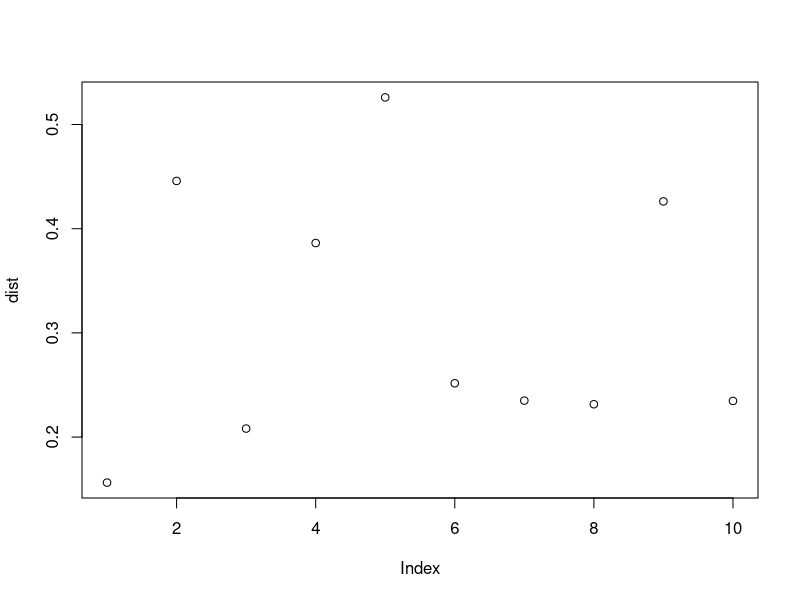
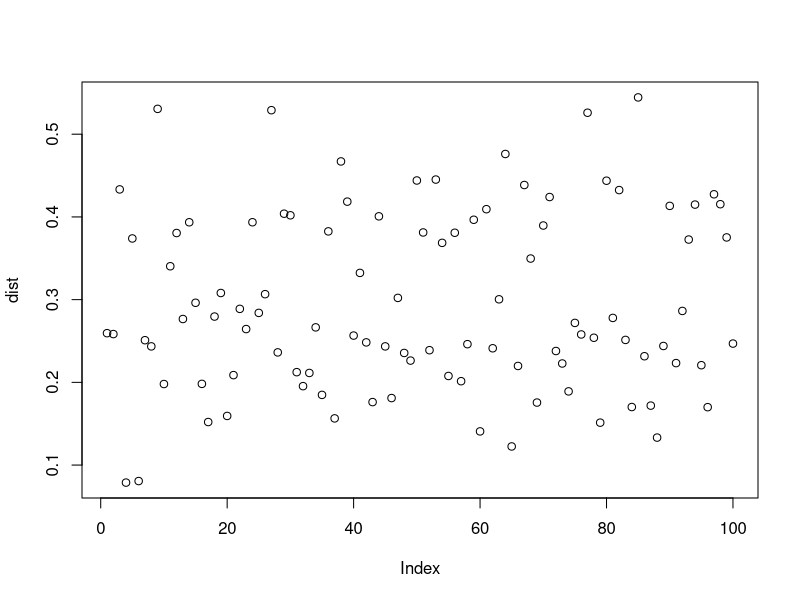
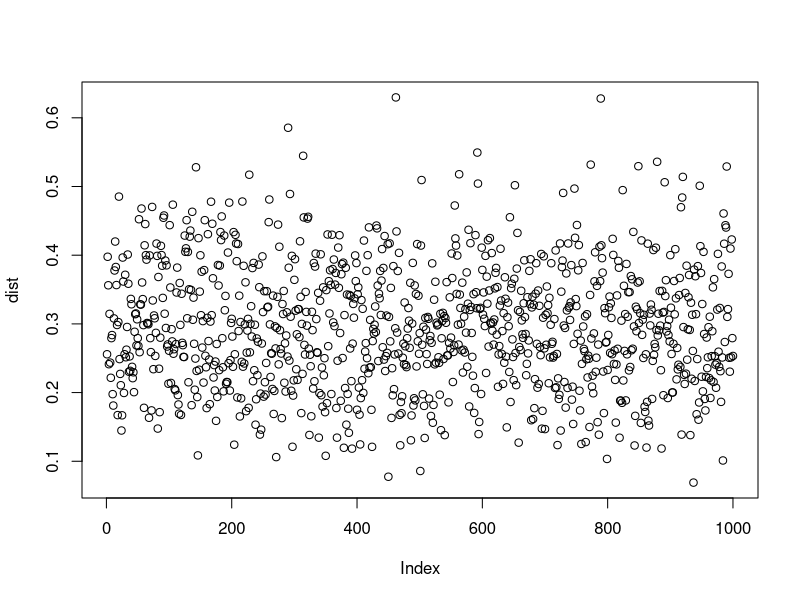
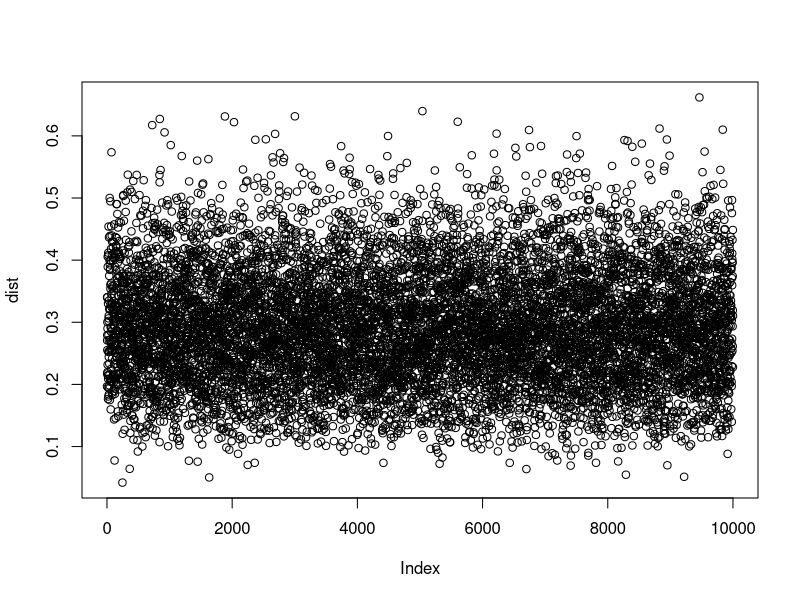
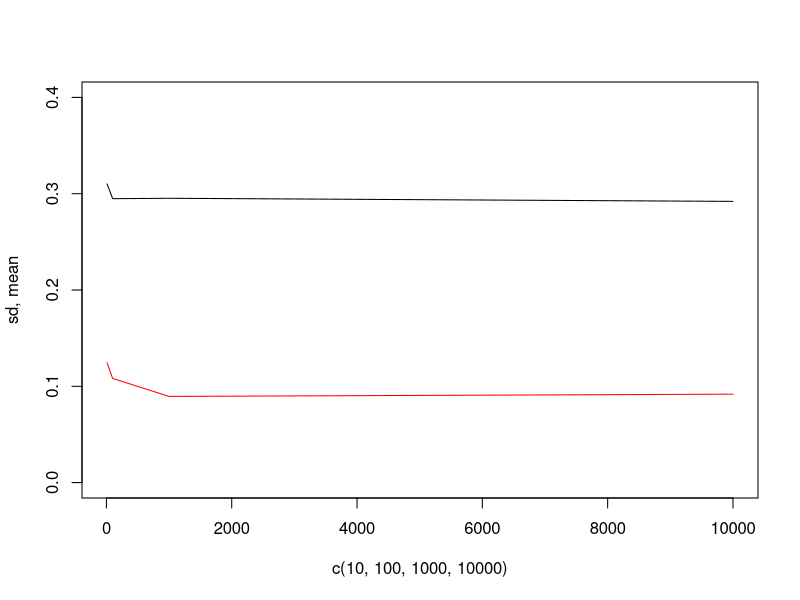
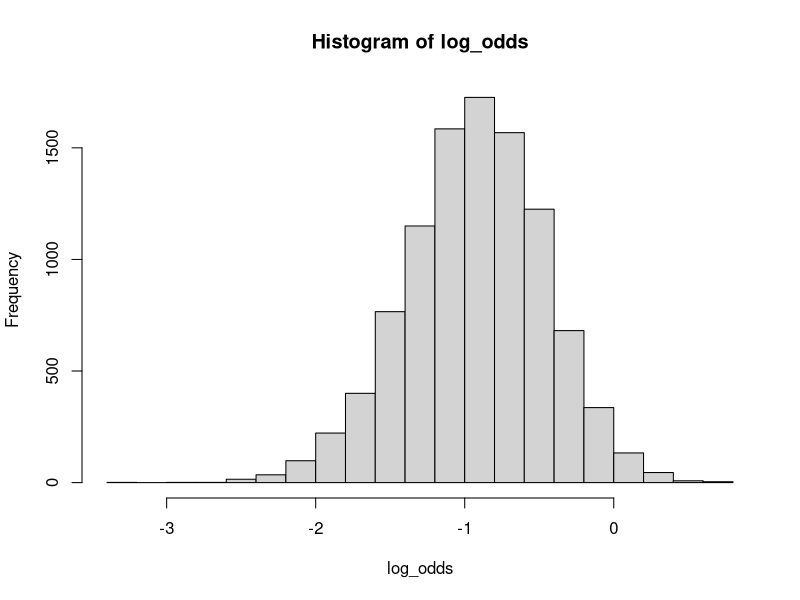
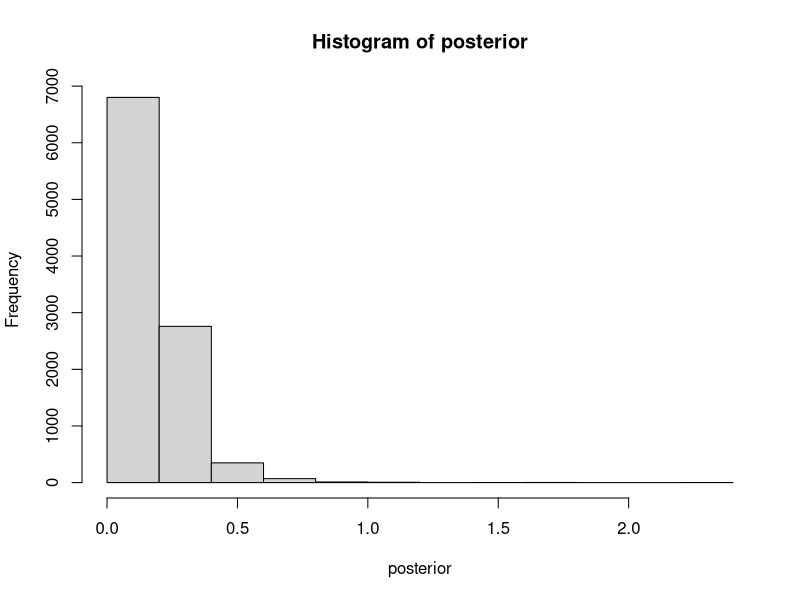
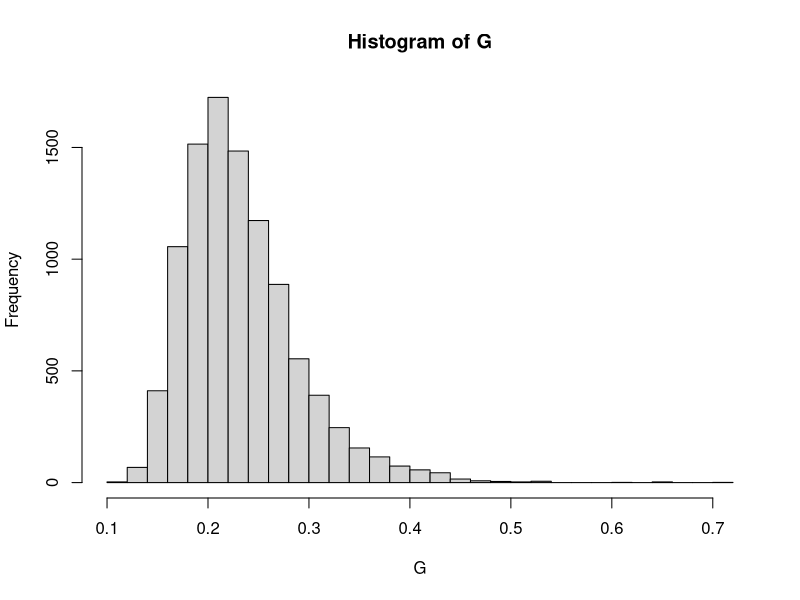

The R source for these figures, in order:
#1.
#a).

avg <- c()
sdv <- c()
for (n in c(10,100,1000,10000)) {
  dist <- rbeta(n = n,shape1 = 2+5,shape2 = 2+15)
  plot(dist)
  avg <- c(avg,mean(dist))
  sdv <- c(sdv, sd(dist))
}

#E = (alpha + s)/(alpha + s +beta+ f)
# = (alpha + 5)/(alpha + 5+beta + 15)
# = (alpha + 5)/(alpha + beta + 20)
# = 7/24 = 0.2916667

plot(c(10,100,1000,10000),avg, type = "l", ylim = c(0,0.4), ylab = "sd, mean")
lines(c(10,100,1000,10000),sdv, col="red")

#b).
dist <-rbeta(n = 10000,shape1 = 2+5,shape2 = 2+15)
sum(dist>0.3)/length(dist)

1-pbeta(0.3,shape1 = 2+5,shape2 = 2+15)

#c).
log_odds<-log(dist/(1-dist))
hist(log_odds)
density(log_odds)


#2.
#a).
obs <- c(44,25,45,52,30,63,19,50,34,67)

n <- 10000
tau2 <- sum((log(obs)-3.7)^2)/length(obs)
posterior <- (length(obs)*tau2)/rchisq(n = n, df = length(obs))
hist(posterior)

#We compare mean of simulated posterior and theoretical value
#simulated:
mean(posterior)
#theoretical:
(length(obs)*tau2)/(length(obs)-2)

#b).
G <- 2* pnorm(q = sqrt(posterior)/sqrt(2), mean = 0, sd = 1)-1
hist(G, breaks = 30)

#c).
#90% equal tail credible interval
G_sort <- sort(G)
G_cut <- G_sort[(length(G_sort)*0.05):(length(G_sort)*0.95-1)]
#hist(G_cut)
hist(G, breaks = 30)
abline(v=min(G_cut), col = "red")
abline(v=max(G_cut), col = "red")

#90% Highest Posterior Density interval
density(G)

#3.
#a).
wind_dir <- c(40,303,326,285,296,314,20,308,299,296)
radians <- c(-2.44,2.14,2.54,1.83,2.02,2.33,-2.79,2.23,2.07,2.02)

mu <- 2.39
k <- seq(0.001, 10.001, by = 0.001)
n <- length(radians)
ml <- exp(k*sum(cos(radians-mu)))/(besselI(k, 0))^n
prior <- exp(-k)
#posterior <- exp(k*sum(cos(radians-mu))-k)/(besselI(k, 0))^n
posterior <- ml * prior #distribution the same but values very small
plot(k,posterior, type = "l")

#b).
abline(v=k[which(posterior==max(posterior))], col = "red")
